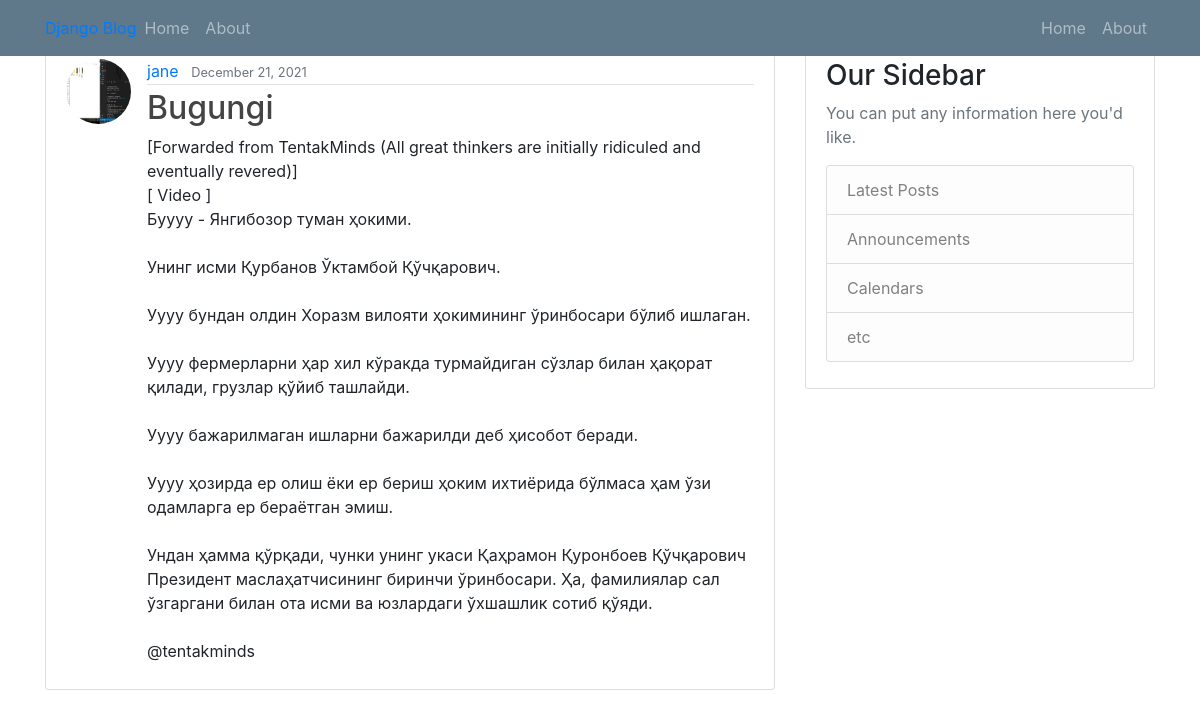
The app's page /post/2/ with its own data.
### blog/models.py (models this page shows, shortened)
class Post(models.Model):
    title =models.CharField(max_length=100)
    content=models.TextField()
    date_posted = models.DateTimeField(default=timezone.now)
    author = models.ForeignKey(User,on_delete=models.CASCADE)

### users/models.py (models this page shows, shortened)
class Profile(models.Model):
    user = models.OneToOneField(User,on_delete=models.CASCADE)
    image = models.ImageField(default='default.jpg', upload_to='profile_pics')

### blog/views.py (the view)
# urls.py: path('post/<int:pk>/',PostDetailView.as_view(),name='post-detail'),
class PostDetailView(DetailView):
    model = Post

### blog/templates/blog/post_detail.html (shortened to what this page needs)
{% extends "blog/base.html" %}
{% block content %}
<article class="media content-section">
    <img src="{{ object.author.profile.image.url }}" class="rounded-circle article-img">
    <div class="media-body">
        <div class="article-metadata">
            <a href="#" class="mr-2">{{ object.author }}</a>
            <small class="text-muted">{{ object.date_posted|date:"F d, Y "}}</small>
        </div>
        <h2 class="article-title">{{ object.title }}</h2>
        <p class="article-content">{{ object.content }}</p>
    </div>
</article>
{% endblock content %}

### blog/static/blog/main.css (style rules this page uses)
body { background: #fafafa; color: #333333; margin-top: 5rem; }
h1, h2, h3, h4, h5, h6 { color: #444444; }
.content-section { background: #ffffff; padding: 10px 20px; border: 1px solid #dddddd; border-radius: 3px; margin-bottom: 20px; }
.article-title { color: #444444; }
.article-content { white-space: pre-line; }
.article-img { height: 65px; width: 65px; margin-right: 16px; }
.article-metadata { padding-bottom: 1px; margin-bottom: 4px; border-bottom: 1px solid #e3e3e3 }

### records on screen
Post: author.profile.image (picture), author "jane", date_posted "December 21, 2021", title "Bugungi", content "[Forwarded from TentakMinds (All great thinkers are initially ridiculed and eventually revered)] [ Video ] Буууу - Янгибозор туман ҳокими. Унинг исми Қурбанов Ўктамбой Қўчқарович. Уууу бундан олдин Хоразм вилояти ҳокимининг ўринбосари бўлиб ишлаган. Уууу фермерларни ҳар хил кўракда турмайдиган сўзлар билан ҳақорат қилади, грузлар қўйиб ташлайди. Уууу бажарилмаган ишларни бажарилди деб ҳисобот беради. Уууу ҳозирда ер олиш ёки ер бериш ҳоким ихтиёрида бўлмаса ҳам ўзи одамларга ер бераётган эмиш. Ундан ҳамма қўрқади, чунки унинг укаси Қаҳрамон Қуронбоев Қўчқарович Президент маслаҳатчисининг биринчи ўринбосари. Ҳа, фамилиялар сал ўзгаргани билан ота исми ва юзлардаги ўхшашлик сотиб қўяди.…"
